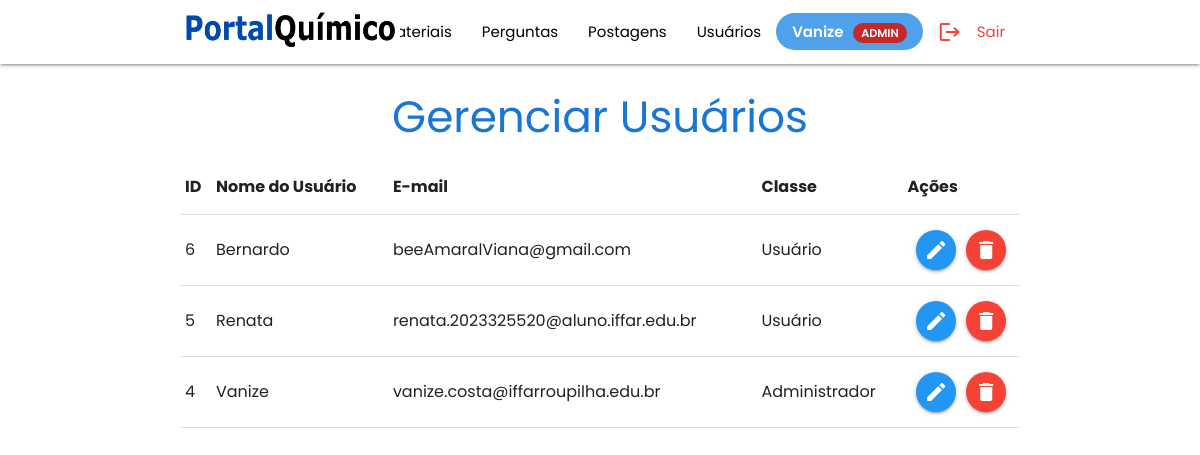
Screenshot of /usuariosadm.php (signed in) with the database file from the repository.
### tables this page shows
CREATE TABLE `usuarios` (
  `id_usuario` int(11) NOT NULL,
  `usuario` varchar(100) NOT NULL,
  `email` varchar(100) NOT NULL,
  `senha` varchar(255) NOT NULL,
  `tipo` enum('user','admin') DEFAULT 'user',
  `created_at` timestamp NOT NULL DEFAULT current_timestamp()
);

### usuariosadm.php (the view, shortened to what this page needs)
<?php
include_once "conecta.php";
include_once "header.php";
?>
<!DOCTYPE html>
<html lang="pt-BR">
<head>
    <link type="text/css" rel="stylesheet" href="css/materialize.min.css" media="screen,projection" />
</head>
<body>
    <main class="container">
        <h3 class="center blue-text text-darken-2">Gerenciar Usuários</h3>
        <table class="highlight responsive-table">
            <thead>
                <tr>
                    <th>ID</th>
                    <th>Nome do Usuário</th>
                    <th>E-mail</th>
                    <th>Classe</th>
                    <th>Ações</th>
                </tr>
            </thead>
            <tbody>
                <?php
                $sql = "SELECT id_usuario, usuario, email, tipo FROM usuarios ORDER BY id_usuario DESC";
                $resultado = mysqli_query($conn, $sql);
                if (mysqli_num_rows($resultado) > 0):
                    while ($linha = mysqli_fetch_assoc($resultado)):
                ?>
                        <tr>
                            <td><?php echo $linha['id_usuario']; ?></td>
                            <td><?php echo htmlspecialchars($linha['usuario']); ?></td>
                            <td><?php echo htmlspecialchars($linha['email']); ?></td>
                            <td><?php echo $linha['tipo'] === 'admin' ? 'Administrador' : 'Usuário'; ?></td>
                            <td class="actions">
                                <a href="altuser.php?id=<?php echo $linha['id_usuario']; ?>"
                                    class="btn-floating waves-effect waves-light blue tooltipped"
                                    data-position="top" data-tooltip="Editar usuário">
                                    <i class="material-icons">edit</i>
                                </a>
                                <a href="#modal<?php echo $linha['id_usuario']; ?>"
                                    class="btn-floating waves-effect waves-light red modal-trigger tooltipped"
                                    data-position="top" data-tooltip="Excluir usuário">
                                    <i class="material-icons">delete</i>
                                </a>
                            </td>
                        </tr>
                        <div id="modal<?php echo $linha['id_usuario']; ?>" class="modal">
                    <?php
                    endwhile;
                else:
                    echo '<tr><td colspan="5" class="center grey-text">Nenhum usuário encontrado.</td></tr>';
                endif;
                    ?>
            </tbody>
        </table>
    </main>
</body>
</html>

### header.php (shortened to what this page needs)
<?php
$paginaCorrente = basename($_SERVER['SCRIPT_NAME']);
?>
<div class="navbar-fixed">
  <nav class="white">
    <div class="nav-wrapper container">
      <a href="index.php" class="brand-logo">
        <img src="img/pq.png" height="60" width="250" alt="Portal Químico">
</a>
      <ul class="right hide-on-med-and-down">
        <li><a class="black-text <?php echo $paginaCorrente == 'index.php' ? 'underline' : ''; ?>" href="index.php">Home</a></li>
        <li><a class="black-text <?php echo $paginaCorrente == 'materiais.php' ? 'underline' : ''; ?>" href="materiais.php">Materiais</a></li>
        <li><a class="black-text <?php echo $paginaCorrente == 'forum.php' ? 'underline' : ''; ?>" href="forum.php">Perguntas</a></li>
        <?php if (isset($_SESSION['id_usuario'])): ?>
          <?php if ($_SESSION['tipo'] === 'admin'): ?>
            <li><a class="black-text" href="materiaisadm.php">Postagens</a></li>
            <li><a class="black-text" href="usuariosadm.php">Usuários</a></li>
          <?php endif; ?>
          <li>
            <span style="background:#4fa1eb; color:white; padding:8px 16px; border-radius:30px; font-weight:600;">
              <?php echo htmlspecialchars($_SESSION['usuario']); ?>
              <?php if ($_SESSION['tipo'] === 'admin'): ?>
                <span style="background:#c62828; color:white; padding:2px 8px; border-radius:12px; font-size:0.75rem; margin-left:6px;">ADMIN</span>
              <?php endif; ?>
            </span>
          </li>
          <li>
            <a href="logout.php" class="red-text">
              <i class="material-icons left">logout</i> Sair
            </a>
          </li>
        <?php else: ?>
          <li><a class="black-text <?php echo $paginaCorrente == 'registrar.php' ? 'underline' : ''; ?>" href="registrar.php">Cadastro</a></li>
          <li><a class="black-text <?php echo $paginaCorrente == 'login.php' ? 'underline' : ''; ?>" href="login.php">Login</a></li>
        <?php endif; ?>
      </ul>
    </div>
  </nav>
</div>

### header.php (style rules this page uses)
* { font-family: 'Poppins', sans-serif; }
.brand-logo img { height: 60px; width: auto; max-width: 220px; }

### usuariosadm.php (style rules this page uses)
.actions { display: flex; gap: 10px; justify-content: center; }
.container { margin-bottom: 50px; }

### rows the page displays
usuarios: id_usuario "6", usuario "Bernardo", email "beeAmaralViana@gmail.com", tipo "Usuário"
usuarios: id_usuario "5", usuario "Renata", email "renata.2023325520@aluno.iffar.edu.br", tipo "Usuário"
usuarios: id_usuario "4", usuario "Vanize", email "vanize.costa@iffarroupilha.edu.br", tipo "Administrador"

### other values shown
$_SESSION['usuario'] "Vanize"
